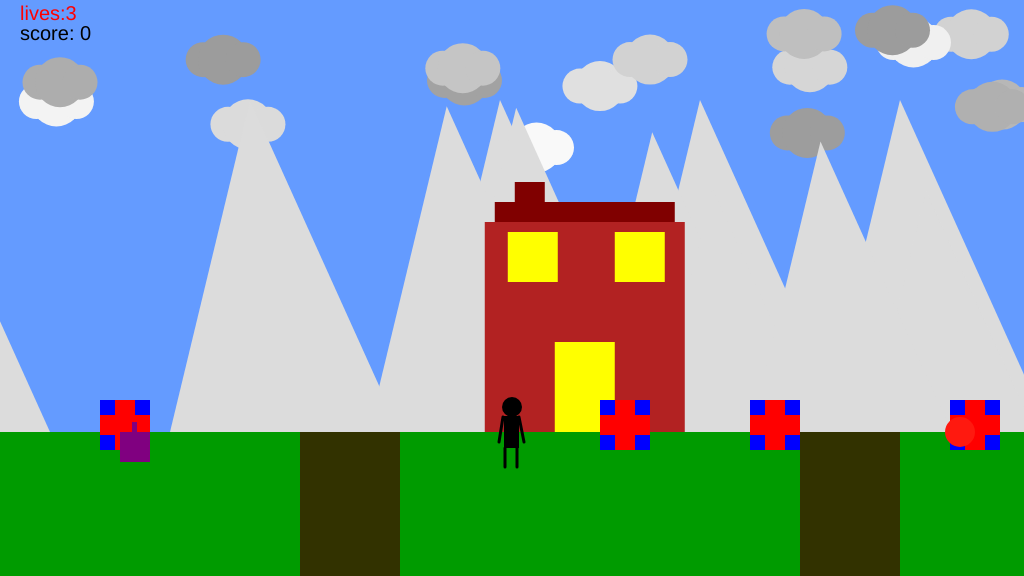
Frame 1 (no input)
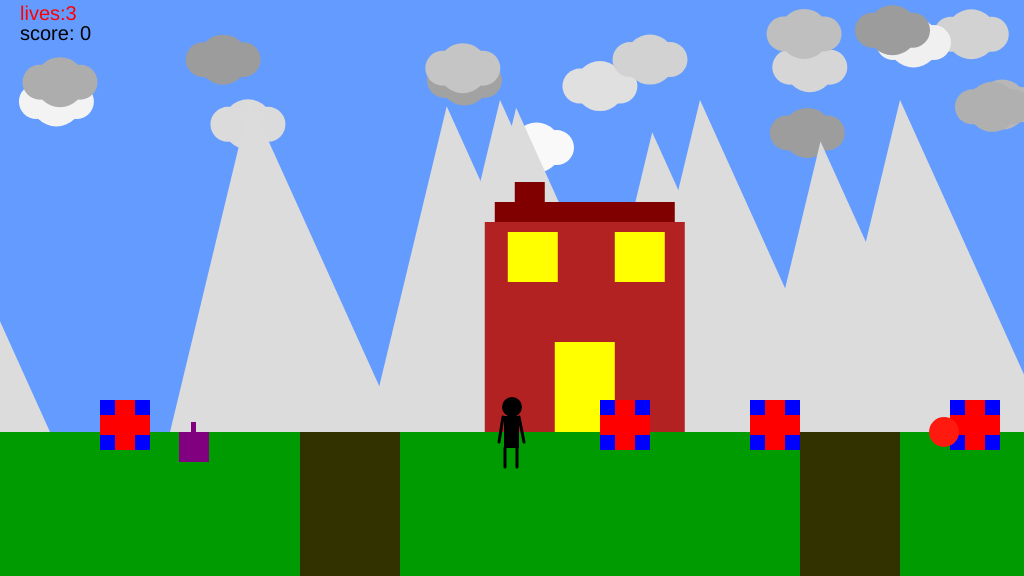
Frame 60 (no input)
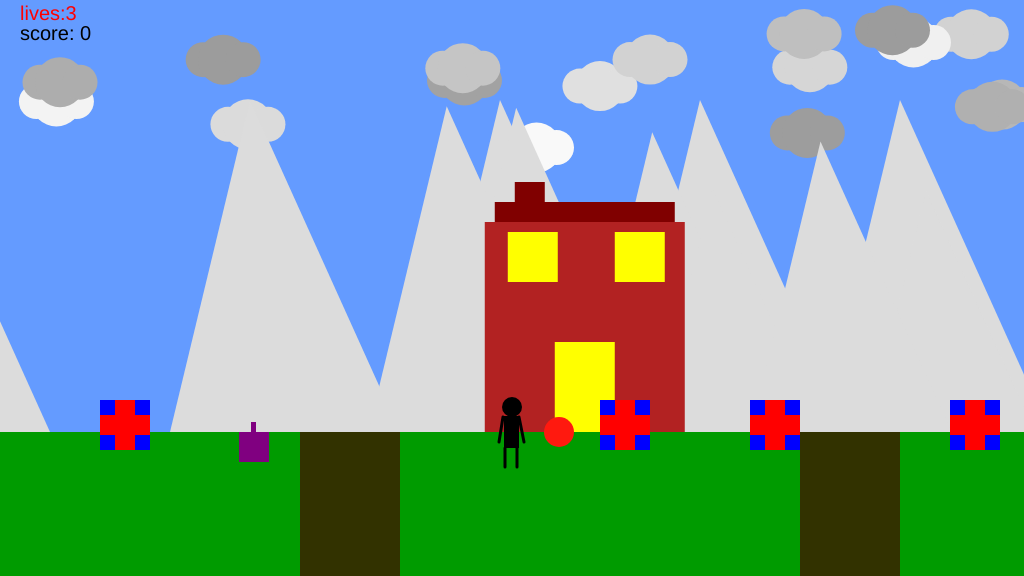
Frame 120 (the mouse pressed at the canvas centre since frame 60)

The p5.js sketch that drew these frames (run headless with seeded random() and noise() and a simulated clock; from frame 60 on, the mouse is pressed at the canvas centre):

// p5.js sketch
// ── sketch.js
/*

The Game Project 6 - Making a complete level part 2

Week 8

*/

var gameChar_x;
var gameChar_y;
var floorPos_y;
var scrollPos;
var realPos;

var isLeft;
var isRight;
var isJumping;
var isFalling;

var clouds;
var mountains;
var trees;
var houseXs;

var t_canyons;
var Presents;

var score;
var isWon;
var lives;
var isLost;

var enemies;

function setup()
{
	createCanvas(1024, 576);
	floorPos_y = height * 3/4;

    
    lives = 3;
    
    startGame();

}

function startGame()
{
    // Variable to control the background scrolling.
	scrollPos = 0;
    gameChar_x = width/2;
	gameChar_y = floorPos_y;

	// Variable to store the real position of the gameChar in the game
	// world. Needed for collision detection.
	realPos = gameChar_x - scrollPos;

	// Boolean variables to control the movement of the game character.
	isLeft = false;
	isRight = false;
	isJumping = false;
	isFalling = false;
    isWon = false;
    isLost = false;
    score = 0;
    
	// Initialise arrays of scenery objects.
    houseXs = [];
    
    for(var i =0 ; i < 15; i++)
        {
            var h = {xpos: random(0,8000), height:300};
            houseXs.push(h);
        }
    
    clouds = [];
    
    for(var i =0 ; i < 100; i++)
    {
        var c = {xpos: random(0,8000), height: random(180,300),
        fill: random(150,250) };
        clouds.push(c);
    }
    
    mountains = [{xpos:100,height:100},{xpos:300,height:100},{xpos:500,height:100},{xpos:850,height:100},{xpos:1000,height:100},{xpos:-800,height:100},{xpos:-500,height:100},{xpos:-150,height:100}];
    
    for(var i =0 ; i <40; i++)
    {
        var m = {xpos: random(0,5000), height: random(100,200)};
        mountains.push(m);
    }
    
    trees = [];
    
    for(var i=0 ; i < 20; i++)
    {
        var t = {xpos: random(0,8000), height:250, fill: random(200,250)};
        trees.push(t);
    }                                               
    Presents = 
        [
            {x_pos: 100, y_pos: 400, size: 50, isFound: false},
            {x_pos: 750, y_pos: 400, size: 50, isFound: false},
            {x_pos: 950, y_pos: 400, size: 50, isFound: false},
            {x_pos: 600, y_pos: 400, size: 50, isFound: false}
        ];
    t_canyons = 
        [
            {x_pos: 300, width: 100},
            {x_pos: 800, width: 100},
            {x_pos: 1100, width: 70}
        ];
    
    enemies = [];
    
    enemies.push(
        {
            x_pos: 960,
            y_pos: floorPos_y,
            x1: 910,
            x2: 980,
            speed: 1,
            size: 30,
            display: function()
            {
                // Draw enemy.
                fill([255, 25, 15]);
                ellipse(this.x_pos, this.y_pos, this.size);
            },
            move: function()
            {
                this.x_pos += this.speed;
                if(this.x_pos < this.x1 || this.x_pos > this.x2)
                {
                    //reverses direction
                    this.speed += -1;
                }
            },
            checkCharCollision: function(){
                if(abs(realPos - this.x_pos) < 20 && abs(gameChar_y - this.y_pos) < 20 )
                {
                    playerDied();
                }
            }
        }
);
    
    enemies.push(
    {
        x_pos: 120,
        y_pos: floorPos_y,
        x1: 10,
        x2: 300,
        speed:1,
        size: 30,
        display: function()
        {
            // Draw enemy.
            fill(128,0,128);
            rect(this.x_pos, this.y_pos, this.size, this.size);
            fill(128,0,128);
            rect(this.x_pos+12, this.y_pos-10, 5,20)
            
        },
        move: function(){
            this.x_pos += this.speed;
            if(this.x_pos < this.x1 || this.x_pos > this.x2){
                // reverse direction
                this.speed *= -1;
            }
        },
        checkCharCollision: function(){
            if( abs(realPos - this.x_pos) < 20 && abs(gameChar_y - this.y_pos) < 20 ){
                playerDied();
            }
        }
    }
);
    
}

function draw()
{
	noStroke();
    background(100, 155, 255); // fill the sky blue

// Draw clouds.
    push();
    translate(scrollPos*0.3,0);
    
    DrawCloud();
    
    pop();
// Draw mountains.
    push();
    translate(scrollPos*0.2,0);
    
    DrawMountain();
    
    pop();
// draw some green ground
	fill(0,155,0);
	rect(0, floorPos_y, width, height/4); 
// Draw trees.
    push();
    translate(scrollPos*0.8,0);
    
    DrawTree();
    
    pop();
// Draw houses.
    push();
    translate(scrollPos*1.2,0);
    
    DrawHouse();
    
    pop();
// Draw canyons.
    push();
    translate(scrollPos*1.2,0);
    
    for(var i = 0; i < t_canyons.length; i++)
    {
    drawCanyon(t_canyons[i]);
    checkCanyon(t_canyons[i]);
    }
    pop();
// Draw pickup items.
    push();
    translate(scrollPos*1.2,0);
    
    for(var i = 0; i < Presents.length; i++)
    {
    drawPresent(Presents[i]);
    checkPresent(Presents[i]);
    }
    pop();
    
//Winning the game
    checkPlayerWon();
    
//Losing in the game
    checkPlayerDied();
       
    
//Onscreen lives 
    fill(255,0,0);
    noStroke();
    textSize(20);
    text("lives:" + lives,20,20);

//Onscreen score    
    fill(0);
    noStroke();
    textSize(20);
    text("score: " + score,20,40);
    
//Game over for Losing and winning
    if(isLost == true && lives ==0)
     {
    fill(255,0,0);
    noStroke();
    textSize(50);
    text("Game over - you lost!", width-750, height/2)
    return; 
     }
    
    if(isWon == true && lives > 0){
    fill(0,255,0);
    noStroke();
    textSize(50);
    text("Game over - you won!", width-750, height/2)
    return; 
       }
    

//Draw enemies
    
    push();
    translate(scrollPos, 0);
    for(var i = 0; i < enemies.length; i++)
    {
        enemies[i].display();
        enemies[i].move();
        enemies[i].checkCharCollision();
    }
    pop();
    
// Draw game character.
    drawGameChar();
  
	// Logic to make the game character move or the background scroll.
	if(isLeft)
	{
			if(gameChar_x > width * 0.2)
			{
					gameChar_x -= 5;
			}
			else
			{
					scrollPos += 5;
			}
	}

	if(isRight)
	{
			if(gameChar_x < width * 0.8)
			{
					gameChar_x  += 5;
			}
			else
			{
					scrollPos -= 5; // negative for moving against the background
			}
	}

	// Logic to make the game character rise and fall.
	if(gameChar_y < floorPos_y)
	{
			gameChar_y += 2;
			isJumping = true;
	}
	else
	{
			isJumping = false;
	}

	if(isFalling)
	{
			gameChar_y += 5;
	}

	// Update real position of gameChar for collision detection.
	realPos = gameChar_x - scrollPos;
}


// ---------------------
// Key control functions
// ---------------------

function keyPressed(){

		// console.log(keyCode);
		// console.log(key);

	if(key == 'A' || keyCode == 37)
	{
			isLeft = true;
	}

	if(key == 'D' || keyCode == 39)
	{
			isRight = true;
	}

	if(key == ' ' || key == 'W')
	{
			if(!isJumping)
			{
					gameChar_y -= 100;
			}
	}
    if(isLost || isWon)
{
    if(key == ' ')
    {
        nextLevel();
    }
    return;
}
}

function keyReleased(){

	if(key == 'A' || keyCode == 37)
	{
		isLeft = false;
	}

	if(key == 'D' || keyCode == 39)
	{
		isRight = false;
	}

}


// ------------------------------
// Game character render function
// ------------------------------

// Function to draw the game character.

function drawGameChar()
{
	
    if(isLeft && isJumping)
    {
    //Jumping-left code
    ellipse(gameChar_x,gameChar_y-25,15,20);
    rect(gameChar_x-4,gameChar_y-16,8,32);
    stroke(0,0,0);
    strokeWeight(3);
    line(gameChar_x-5,gameChar_y-16,gameChar_x-17,gameChar_y-25);
    line(gameChar_x+4,gameChar_y-15,gameChar_x+17,gameChar_y);
    line(gameChar_x,gameChar_y+13,gameChar_x+10,gameChar_y+25);
    line(gameChar_x+11,gameChar_y+25,gameChar_x+20,gameChar_y+25);
    line(gameChar_x-15,gameChar_y+14,gameChar_x,gameChar_y+14);
    line(gameChar_x-20,gameChar_y+25,gameChar_x-15,gameChar_y+15);
    strokeWeight(1);

    }
    else if(isRight && isJumping)
    {
    //Jumping-right code
    ellipse(gameChar_x,gameChar_y-25,15,20);
    rect(gameChar_x-4,gameChar_y-16,8,32);
    stroke(0,0,0);
    strokeWeight(3);
    line(gameChar_x+4,gameChar_y-16,gameChar_x+17,gameChar_y-25);
    line(gameChar_x-3,gameChar_y-15,gameChar_x-17,gameChar_y);
    line(gameChar_x,gameChar_y+13,gameChar_x-10,gameChar_y+25);
    line(gameChar_x-11,gameChar_y+25,gameChar_x-20,gameChar_y+25);
    line(gameChar_x+15,gameChar_y+14,gameChar_x,gameChar_y+14);
    line(gameChar_x+20,gameChar_y+25,gameChar_x+15,gameChar_y+15);
    strokeWeight(1);

    }
    else if(isLeft)
    {
    //Walking left code
    fill(0)
    ellipse(gameChar_x,gameChar_y-25,15,20);
    fill(255,0,0)
    rect(gameChar_x-4,gameChar_y-16,8,32);
    stroke(0,0,0);
    strokeWeight(3);
    line(gameChar_x,gameChar_y+15,gameChar_x,gameChar_y+35);
    line(gameChar_x-3,gameChar_y+35,gameChar_x,gameChar_y+35);
    line(gameChar_x-10,gameChar_y+5,gameChar_x,gameChar_y-20);
    strokeWeight(1);
    
    }
    else if(isRight)
    {
    //Walking right code
    fill(0)
    ellipse(gameChar_x,gameChar_y-25,15,20);
    fill(255,0,0)
    rect(gameChar_x-4,gameChar_y-16,8,32);
    stroke(0,0,0);
    strokeWeight(3);
    line(gameChar_x,gameChar_y+15,gameChar_x,gameChar_y+35);
    line(gameChar_x+3,gameChar_y+35,gameChar_x,gameChar_y+35);
    line(gameChar_x+10,gameChar_y+5,gameChar_x,gameChar_y-20);
    strokeWeight(1);

    }
    else if(isJumping || isFalling)
    {
    //Jumping facing forwards code
    fill(0,0,0);
    ellipse(gameChar_x,gameChar_y-25,20,20);
    rect(gameChar_x-8,gameChar_y-16,15,32);
    stroke(0,0,0);
    strokeWeight(3)
    line(gameChar_x+7,gameChar_y-15,gameChar_x+18,gameChar_y-35);
    stroke(0,0,0);
    line(gameChar_x-9,gameChar_y-15,gameChar_x-18,gameChar_y-35);
    line(gameChar_x-14,gameChar_y+35,gameChar_x-7,gameChar_y+16);
    line(gameChar_x+10,gameChar_y+35,gameChar_x+5,gameChar_y+16);
    strokeWeight(1);

    }
    else
    {
    // draw game character
    fill(0,0,0);
    ellipse(gameChar_x,gameChar_y-25,20,20);
    rect(gameChar_x-8,gameChar_y-16,15,32);
    stroke(0,0,0);
    strokeWeight(3);
    line(gameChar_x+7,gameChar_y-15,gameChar_x+12,gameChar_y+10);
    stroke(0,0,0);
    line(gameChar_x-9,gameChar_y-15,gameChar_x-13,gameChar_y+10);
    line(gameChar_x-7,gameChar_y+35,gameChar_x-7,gameChar_y+16);
    line(gameChar_x+5,gameChar_y+35,gameChar_x+5,gameChar_y+16);
    strokeWeight(1);
    
    }
}
// ---------------------------
// Background render functions
// ---------------------------

// Function to draw cloud objects.
function DrawCloud()
{
    for(var i = 0; i < clouds.length; i++){
    fill(clouds[i].fill);
    ellipse(clouds[i].xpos,clouds[i].height-150,35,35);
    ellipse(clouds[i].xpos+20,clouds[i].height-150,50,50);
    ellipse(clouds[i].xpos+40,clouds[i].height-150,35,35);
    
 
    }
}
// Function to draw mountains objects.
function DrawMountain()
{
    for(var i =0; i < mountains.length; i++)
    {
    fill(220,220,220)
    triangle(mountains[i].xpos+320,mountains[i].height+332,mountains[i].xpos+550,mountains[i].height+332,mountains[i].xpos+400,mountains[i].height)

    }
}
// Function to draw trees objects.
function DrawTree()
{
    for(var i = 0; i < trees.length; i++)
    {
    stroke(0,0,0)
    fill(165,42,42)
    rect(trees[i].xpos,floorPos_y-100,30,100)
    fill(0,128,0)
        ellipse(trees[i].xpos+15,trees[i].height+25,80,160)
    }
}
// Function to draw houses objects.
function DrawHouse()
{
    for(var i =0; i < houseXs.length; i++)
    {
    fill(178,34,34);
    rect(houseXs[i].xpos,floorPos_y- 210,200,210);
    fill(255,255,0);
    rect(houseXs[i].xpos+23,floorPos_y -200,50,50);
    rect(houseXs[i].xpos+130,floorPos_y-200,50,50);
    fill(128,0,0);
    rect(houseXs[i].xpos+10,floorPos_y-230,180,20);
    rect(houseXs[i].xpos+30,floorPos_y-250,30,20);
    fill(255,255,0);
    rect(houseXs[i].xpos+70,floorPos_y-90,60,90);
    }
}

// ---------------------------------
// Canyon render and check functions
// ---------------------------------

// Function to draw canyon objects.

function drawCanyon(t_canyons)
{
    
    noStroke()
    fill(50,50,0);
    rect(t_canyons.x_pos, floorPos_y, t_canyons.width, height - floorPos_y);
}

// Function to check character is over a canyon.

function checkCanyon(t_canyons)
{
    if(realPos > t_canyons.x_pos && realPos < t_canyons.x_pos + t_canyons.width)
    {
        if(gameChar_y >= floorPos_y)
        {
            console.log("canyon")
            isFalling = true;
        }
    }
}

// ----------------------------------
// Pick-up render and check functions
// ----------------------------------

// Function to draw pick-up objects.
function drawPresent(Present)
{
    if(!Present.isFound)
    {
    fill(0,0,255)
        rect(Present.x_pos,Present.y_pos,Present.size,Present.size)
            fill(255,0,0)
        rect(Present.x_pos,Present.y_pos+15,Present.size,Present.size-30)
            
        rect(Present.x_pos+15,Present.y_pos,Present.size-30,Present.size)
    }
}

// Function to check character has picked up an item.
function checkPresent(Present)
{
    if(realPos > Present.x_pos && realPos < Present.x_pos + Present.size)
        {
            if(!Present.isFound)
                {
                    Present.isFound = true;
                    score += 1;
                    console.log(score);
                }
            
        }
}

function checkPlayerWon() {
    if(score == Presents.length)
    {
        isWon = true
        console.log("Wow...You actually won")
    }
}

function checkPlayerDied() 
{
        if(gameChar_y > height)
        {
            
            playerDied();
            
        }
}

function playerDied()
{
    
    console.log("I knew you were going to die");
            if(lives > 0)
            {
                lives -= 1;
                startGame();
            }
            else
            {
               isLost = true; 
            }
}

function nextLevel()
{
    // DO NOT CHANGE THIS FUNCTION!
    console.log('next level');
}
